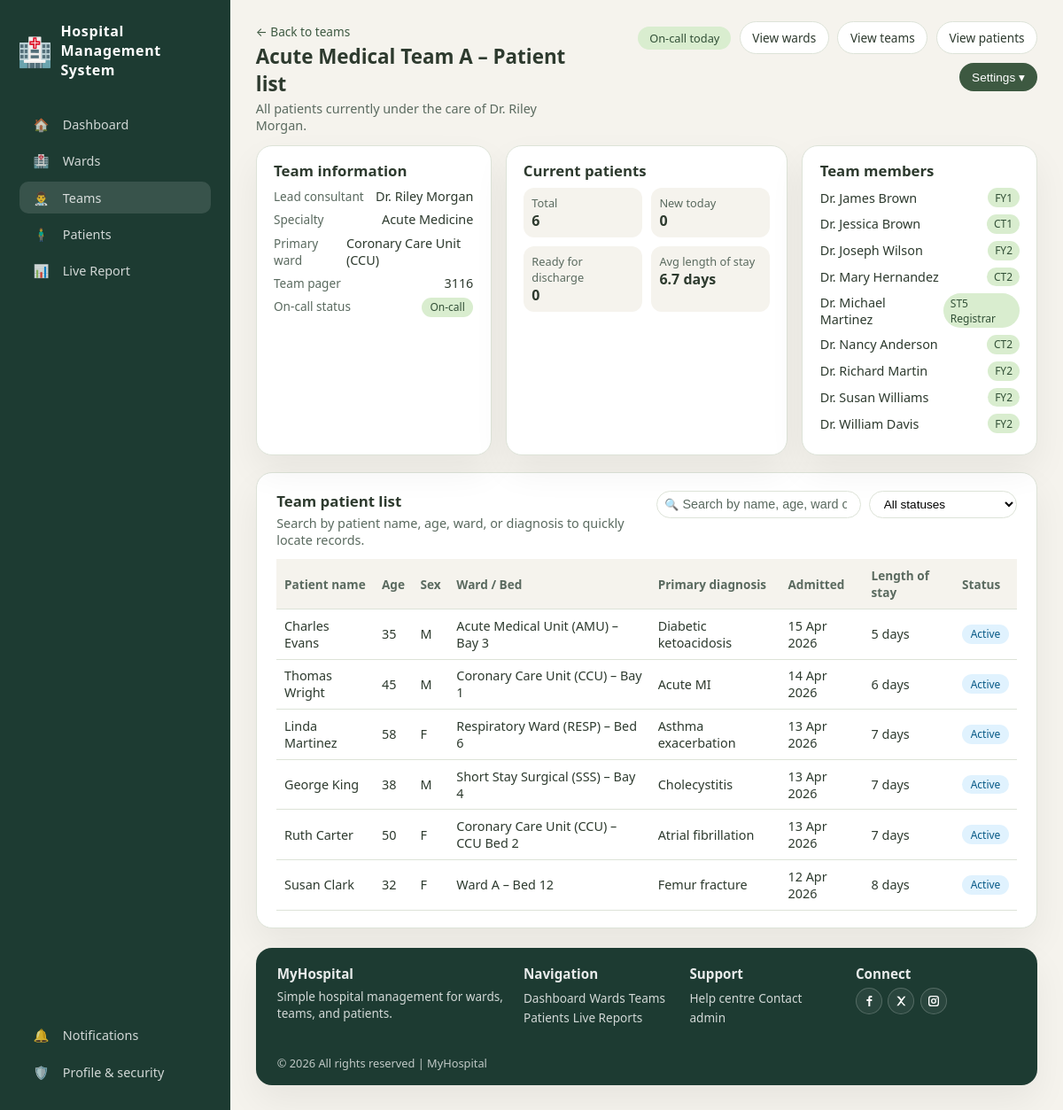
The page /team/1 (signed in) on the database its author committed.
### tables this page shows
CREATE TABLE teams (
            id INTEGER PRIMARY KEY AUTOINCREMENT,
            name TEXT NOT NULL,
            specialty TEXT NOT NULL,
            members INTEGER DEFAULT 0,
            lead TEXT,
            created_at TIMESTAMP DEFAULT CURRENT_TIMESTAMP
        );

CREATE TABLE wards (
            id INTEGER PRIMARY KEY AUTOINCREMENT,
            name TEXT NOT NULL,
            code TEXT,
            type TEXT,
            capacity INTEGER NOT NULL,
            occupied INTEGER DEFAULT 0,
            lead_consultant TEXT,
            status TEXT DEFAULT 'active',
            gender_type TEXT DEFAULT 'Mixed',
            created_at TIMESTAMP DEFAULT CURRENT_TIMESTAMP
        );

CREATE TABLE doctors (
            id INTEGER PRIMARY KEY AUTOINCREMENT,
            name TEXT NOT NULL,
            specialty TEXT NOT NULL,
            grade TEXT DEFAULT 'Consultant',
            on_duty BOOLEAN DEFAULT 1,
            team_id INTEGER,
            ward_id INTEGER,
            pager TEXT,
            email TEXT,
            created_at TIMESTAMP DEFAULT CURRENT_TIMESTAMP,
            FOREIGN KEY (team_id) REFERENCES teams (id),
            FOREIGN KEY (ward_id) REFERENCES wards (id)
        );

CREATE TABLE patients (
            id INTEGER PRIMARY KEY AUTOINCREMENT,
            name TEXT NOT NULL,
            dob TEXT,
            age INTEGER,
            gender TEXT,
            nhs_number TEXT,
            phone TEXT,
            address TEXT,
            admission_datetime TEXT NOT NULL,
            ward_id INTEGER,
            bed TEXT NOT NULL,
            doctor_id INTEGER,
            diagnosis TEXT NOT NULL,
            notes TEXT,
            status TEXT DEFAULT 'Active',
            discharged_at TIMESTAMP,
            created_at TIMESTAMP DEFAULT CURRENT_TIMESTAMP,
            FOREIGN KEY (ward_id) REFERENCES wards (id),
            FOREIGN KEY (doctor_id) REFERENCES doctors (id)
        );

### app.py (the view, shortened to what this page needs)
@app.route("/team/<int:team_id>")
@login_required
def team_detail(team_id):
    conn = get_db_connection()
    team = conn.execute("SELECT * FROM teams WHERE id = ?", (team_id,)).fetchone()
    if not team:
        conn.close()
        return redirect(url_for("teams_page"))
    members = conn.execute("""
        SELECT id, name, grade, on_duty, pager
        FROM doctors
        WHERE team_id = ?
        ORDER BY name
    """, (team_id,)).fetchall()
    patients = conn.execute("""
        SELECT p.*, d.name as doctor_name, w.name as ward_name
        FROM patients p
        LEFT JOIN doctors d ON p.doctor_id = d.id
        LEFT JOIN wards w ON p.ward_id = w.id
        WHERE d.team_id = ?
        ORDER BY p.admission_datetime DESC
    """, (team_id,)).fetchall()
    today = date.today()
    processed_patients = []
    new_today_count = 0
    total_active_los_days = 0
    active_patient_count = 0
    for p in patients:
        admit_dt = datetime.fromisoformat(p['admission_datetime'])
        admit_date_str = admit_dt.strftime("%d %b %Y")
        if p['status'] == 'Discharged' and p['discharged_at']:
            end_dt = datetime.fromisoformat(p['discharged_at'])
            los_days = (end_dt - admit_dt).days
            los_str = f"{los_days} days" if los_days != 1 else "1 day"
        else:
            los_days = (datetime.now() - admit_dt).days
            los_str = f"{los_days} days" if los_days != 1 else "1 day"
            total_active_los_days += los_days
            active_patient_count += 1
        if admit_dt.date() == today:
            new_today_count += 1
        processed_patients.append({
            'id': p['id'],
            'name': p['name'],
            'age': p['age'],
            'gender': p['gender'],
            'ward_name': p['ward_name'] or 'Unknown',
            'bed': p['bed'],
            'diagnosis': p['diagnosis'],
            'admission_date': admit_date_str,
            'length_of_stay': los_str,
            'status': p['status']
        })
    total_patients = len(processed_patients)
    avg_los = round(total_active_los_days / active_patient_count, 1) if active_patient_count > 0 else 0
    ward_counts = {}
    for p in processed_patients:
        ward = p['ward_name']
        ward_counts[ward] = ward_counts.get(ward, 0) + 1
    primary_ward = max(ward_counts, key=ward_counts.get) if ward_counts else "Various"
    on_call_status = any(m['on_duty'] for m in members)
    team_pager = members[0]['pager'] if members and members[0]['pager'] else "Not assigned"
    lead_consultant = team['lead']
    conn.close()
    return render_template(
        "team-patients.html",
        team=team,
        members=members,
        patients=processed_patients,
        on_call_status=on_call_status,
        total_patients=total_patients,
        new_today=new_today_count,
        ready_for_discharge=0,
        avg_los=avg_los,
        primary_ward=primary_ward,
        team_pager=team_pager,
        lead_consultant=lead_consultant
    )

### app.py (called while the page is built)
@app.context_processor
def inject_user():
    return dict(user_role=session.get('role'), user_id=session.get('user_id'))

def login_required(f):
    @wraps(f)
    def decorated(*args, **kwargs):
        if not session.get("user_id"):
            return redirect(url_for("login_page"))
        return f(*args, **kwargs)
    return decorated

def get_db_connection():
    conn = sqlite3.connect(DATABASE_PATH)
    conn.row_factory = sqlite3.Row
    return conn

### templates/team-patients.html (shortened to what this page needs)
{% extends "base.html" %}
{% block active_teams %}active{% endblock %}
{% block header %}
<a href="/teams" class="back-link">← Back to teams</a>
<h1 class="page-title">{{ team.name }} – Patient list</h1>
<p class="page-subtitle">All patients currently under the care of {{ team.lead if team.lead else 'the team' }}.</p>
{% endblock %}
{% block top_actions %}
{% if on_call_status %}
<span class="status-pill oncall">On‑call today</span>
{% endif %}
{{ super() }}
{% endblock %}
{% block extra_css %}
<link rel="stylesheet" href="/static/css/team-patients.css">
{% endblock %}
{% block content %}
<section class="info-grid">
  <article class="card info-card">
    <h2>Team information</h2>
    <div class="info-row">
      <span class="info-label">Lead consultant</span>
      <span class="info-value">{{ lead_consultant }}</span>
    </div>
    <div class="info-row">
      <span class="info-label">Specialty</span>
      <span class="info-value">{{ team.specialty }}</span>
    </div>
    <div class="info-row">
      <span class="info-label">Primary ward</span>
      <span class="info-value">{{ primary_ward }}</span>
    </div>
    <div class="info-row">
      <span class="info-label">Team pager</span>
      <span class="info-value">{{ team_pager }}</span>
    </div>
    <div class="info-row">
      <span class="info-label">On‑call status</span>
      <span class="badge-inline {{ 'oncall' if on_call_status else 'offcall' }}">
        {{ 'On‑call' if on_call_status else 'Off duty' }}
      </span>
    </div>
  </article>
  <article class="card stats-card">
    <h2>Current patients</h2>
    <div class="stats-grid">
      <div class="stat-item">
        <span class="stat-label">Total</span>
        <span class="stat-value">{{ total_patients }}</span>
      </div>
      <div class="stat-item">
        <span class="stat-label">New today</span>
        <span class="stat-value">{{ new_today }}</span>
      </div>
      <div class="stat-item">
        <span class="stat-label">Ready for discharge</span>
        <span class="stat-value">{{ ready_for_discharge }}</span>
      </div>
      <div class="stat-item">
        <span class="stat-label">Avg length of stay</span>
        <span class="stat-value">{{ avg_los }} days</span>
      </div>
    </div>
  </article>
  <article class="card team-members-card">
    <h2>Team members</h2>
    {% for member in members %}
    <div class="member-row">
      <span class="member-name">{{ member.name }}</span>
      <span class="member-badge">{{ member.grade }}</span>
    </div>
    {% else %}
    <div class="member-row">No members assigned yet.</div>
    {% endfor %}
  </article>
</section>
<section class="table-card">
  <div class="table-card-header">
    <div>
      <h2>Team patient list</h2>
      <p>Search by patient name, age, ward, or diagnosis to quickly locate records.</p>
    </div>
    <div class="table-actions">
      <div class="search-wrapper">
        <span class="search-icon">🔍</span>
        <input type="text" id="patientSearch" placeholder="Search by name, age, ward or diagnosis..."
          autocomplete="off" />
      </div>
      <select id="statusFilter" class="status-filter">
        <option value="all">All statuses</option>
      </select>
    </div>
  </div>
  <div class="table-scroll">
    <table class="data-table" id="teamPatientsTable">
      <thead>
        <tr>
          <th>Patient name</th>
          <th>Age</th>
          <th>Sex</th>
          <th>Ward / Bed</th>
          <th>Primary diagnosis</th>
          <th>Admitted</th>
          <th>Length of stay</th>
          <th>Status</th>
        </tr>
      </thead>
      <tbody>
        {% for patient in patients %}
        <tr>
          <td>{{ patient.name }}</td>
          <td>{{ patient.age }}</td>
          <td>{{ patient.gender[0] if patient.gender else '?' }}</td>
          <td>{{ patient.ward_name }} – {{ patient.bed }}</td>
          <td>{{ patient.diagnosis }}</td>
          <td>{{ patient.admission_date }}</td>
          <td>{{ patient.length_of_stay }}</td>
          <td>
            <span class="badge {{ 'active' if patient.status == 'Active' else 'discharged' }}">
              {{ patient.status }}
            </span>
          </td>
        </tr>
        {% else %}
        <tr>
          <td colspan="8">No patients found for this team.</td>
        </tr>
        {% endfor %}
      </tbody>
    </table>
  </div>
</section>
<br>
{% endblock %}

### static/css/base.css (style rules this page uses)
* { box-sizing: border-box; }
html[data-theme="light"] { --bg-page: #f5f3ed; --bg-main: #ffffff; --bg-hero: #e8f5d3; --bg-feature: #f5f3ed; --bg-card: #ffffff; --bg-sidebar: #1d3b32; --bg-pill: #d9edcf; --text-main: #2d3a2e; --text-muted: #5a6a5f; --text-invert: #ffffff; --accent: #3d5941; --accent-soft: #6c8f5f; --accent-pill: #325037; --border-subtle: #dde3d8; --shadow-soft: 0 18px 40px rgba(0, 0, 0, 0.06); }
html, body { margin: 0; padding: 0; height: 100%; overflow: hidden; font-family: system-ui, -apple-system, BlinkMacSystemFont, "Segoe UI", sans-serif; background: var(--bg-page); color: var(--text-main); }
.page-title { margin: 0 0 0.2rem; font-size: 1.4rem; }
.page-subtitle { margin: 0; font-size: 0.9rem; color: var(--text-muted); }

### static/css/team-patients.css (style rules this page uses)
.back-link { display: inline-block; margin-bottom: 0.2rem; font-size: 0.85rem; color: var(--accent); text-decoration: none; }
.status-pill { padding: 0.25rem 0.8rem; border-radius: 999px; font-size: 0.8rem; }
.status-pill.oncall { background: #d9edcf; color: #325037; }
.info-grid { display: grid; grid-template-columns: minmax(0, 1fr) minmax(0, 1.2fr) minmax(0, 1fr); gap: 1rem; margin-bottom: 1.2rem; }
.card { background: var(--bg-card); border-radius: 18px; padding: 1rem 1.2rem; border: 1px solid var(--border-subtle); box-shadow: var(--shadow-soft); }
.card h2 { margin: 0 0 0.5rem; font-size: 1.05rem; }
.info-card .info-row { display: flex; justify-content: space-between; gap: 0.6rem; margin-bottom: 0.45rem; }
.info-label { font-size: 0.85rem; color: var(--text-muted); }
.info-value { font-size: 0.9rem; }
.badge-inline { padding: 0.15rem 0.6rem; border-radius: 999px; font-size: 0.75rem; }
.badge-inline.oncall { background: #d9edcf; color: #325037; }
.stats-grid { display: grid; grid-template-columns: repeat(2, minmax(0, 1fr)); gap: 0.6rem; }
.stat-item { background: var(--bg-feature); border-radius: 12px; padding: 0.5rem 0.6rem; }
.stat-label { display: block; font-size: 0.8rem; color: var(--text-muted); }
.stat-value { font-size: 1rem; font-weight: 600; }
.member-row { display: flex; justify-content: space-between; align-items: center; gap: 0.6rem; margin-bottom: 0.5rem; }
.member-name { font-size: 0.9rem; }
.member-badge { padding: 0.15rem 0.5rem; border-radius: 999px; font-size: 0.75rem; background: var(--bg-pill); color: var(--accent-pill); }
.table-card { background: var(--bg-main); border-radius: 18px; padding: 1.2rem 1.4rem; border: 1px solid var(--border-subtle); box-shadow: var(--shadow-soft); display: flex; flex-direction: column; }
.table-card-header { display: flex; justify-content: space-between; align-items: flex-start; gap: 1rem; margin-bottom: 0.8rem; }
.table-card-header h2 { margin: 0 0 0.25rem; font-size: 1.05rem; }
.table-card-header p { margin: 0; font-size: 0.9rem; color: var(--text-muted); }
.table-actions { display: flex; align-items: center; gap: 0.6rem; }
.search-wrapper { position: relative; }
.search-wrapper input { padding: 0.4rem 0.9rem 0.4rem 1.8rem; border-radius: 999px; border: 1px solid var(--border-subtle); background: var(--bg-main); font-size: 0.9rem; color: var(--text-main); }
.search-wrapper input::placeholder { color: var(--text-muted); }
.search-icon { position: absolute; left: 0.6rem; top: 50%; transform: translateY(-50%); font-size: 0.8rem; }
.status-filter { padding: 0.4rem 0.7rem; border-radius: 999px; border: 1px solid var(--border-subtle); background: var(--bg-main); font-size: 0.85rem; }
.table-scroll { overflow-x: auto; }
.data-table { width: 100%; border-collapse: collapse; font-size: 0.9rem; }
.data-table thead { background: var(--bg-feature); }
.data-table th, .data-table td { padding: 0.55rem 0.55rem; text-align: left; border-bottom: 1px solid var(--border-subtle); }
.data-table th { font-weight: 600; font-size: 0.85rem; color: var(--text-muted); }
.badge { display: inline-block; padding: 0.15rem 0.6rem; border-radius: 999px; font-size: 0.75rem; }
.badge.active { background: #e0f2fe; color: #075985; }

### rows shown on the page
teams: name "Acute Medical Team A", lead "Dr. Riley Morgan", specialty "Acute Medicine"
wards: name "Coronary Care Unit (CCU)"
doctors: pager "3116", name "Dr. James Brown", grade "FY1"
doctors: name "Dr. Jessica Brown", grade "CT1"
doctors: name "Dr. Joseph Wilson", grade "FY2"
doctors: name "Dr. Mary Hernandez", grade "CT2"
doctors: name "Dr. Michael Martinez", grade "ST5 Registrar"
doctors: name "Dr. Nancy Anderson", grade "CT2"
doctors: name "Dr. Richard Martin", grade "FY2"
doctors: name "Dr. Susan Williams", grade "FY2"
doctors: name "Dr. William Davis", grade "FY2"
patients: name "Charles Evans", age "35", gender "M", ward_name "Acute Medical Unit (AMU)", bed "Bay 3", diagnosis "Diabetic ketoacidosis", admission_date "15 Apr 2026", length_of_stay "5 days", status "Active"
patients: name "Thomas Wright", age "45", gender "M", ward_name "Coronary Care Unit (CCU)", bed "Bay 1", diagnosis "Acute MI", admission_date "14 Apr 2026", length_of_stay "6 days", status "Active"
patients: name "Linda Martinez", age "58", gender "F", ward_name "Respiratory Ward (RESP)", bed "Bed 6", diagnosis "Asthma exacerbation", admission_date "13 Apr 2026", length_of_stay "7 days", status "Active"
patients: name "George King", age "38", gender "M", ward_name "Short Stay Surgical (SSS)", bed "Bay 4", diagnosis "Cholecystitis", admission_date "13 Apr 2026", length_of_stay "7 days", status "Active"
patients: name "Ruth Carter", age "50", gender "F", ward_name "Coronary Care Unit (CCU)", bed "CCU Bed 2", diagnosis "Atrial fibrillation", admission_date "13 Apr 2026", length_of_stay "7 days", status "Active"
patients: name "Susan Clark", age "32", gender "F", ward_name "Ward A", bed "Bed 12", diagnosis "Femur fracture", admission_date "12 Apr 2026", length_of_stay "8 days", status "Active"

### other values the page prints
{{ 'On‑call' if on_call_status else 'Off duty' }} "On‑call"
{{ total_patients }} "6"
{{ new_today }} "0"
{{ ready_for_discharge }} "0"
{{ avg_los }} "6.7"
